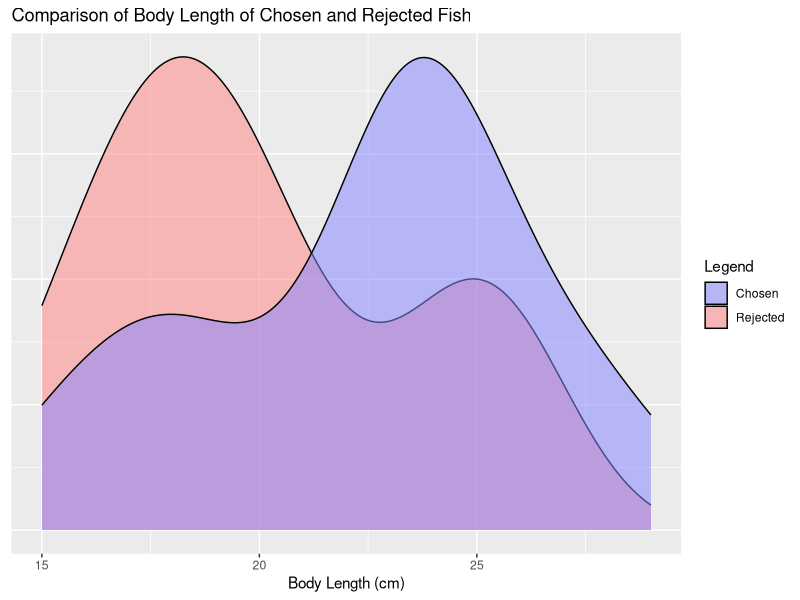
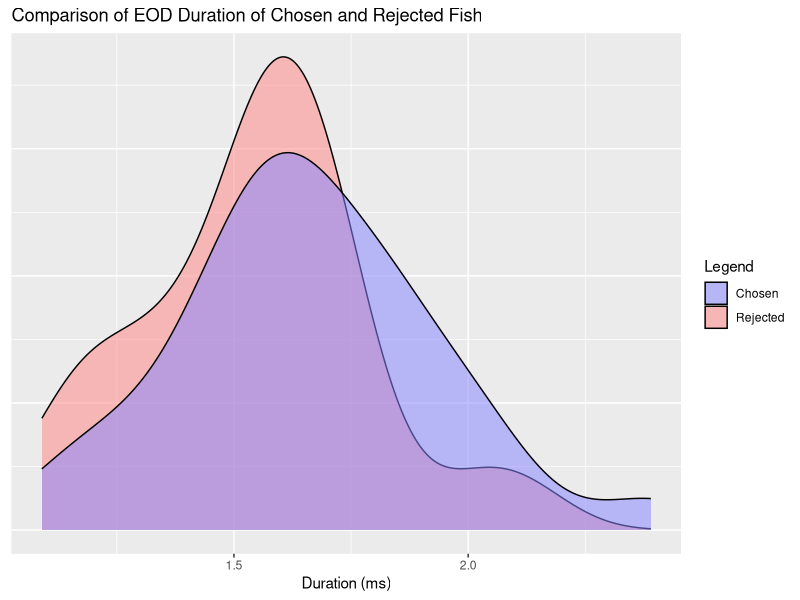
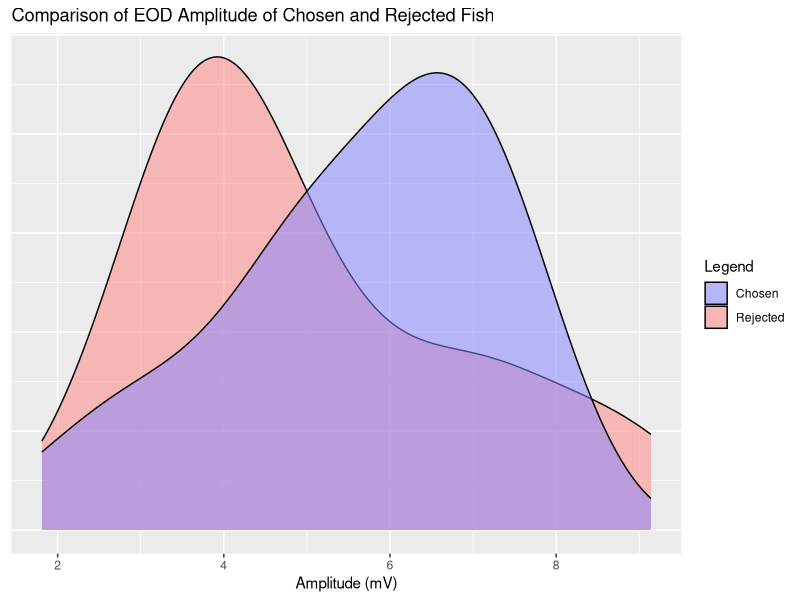
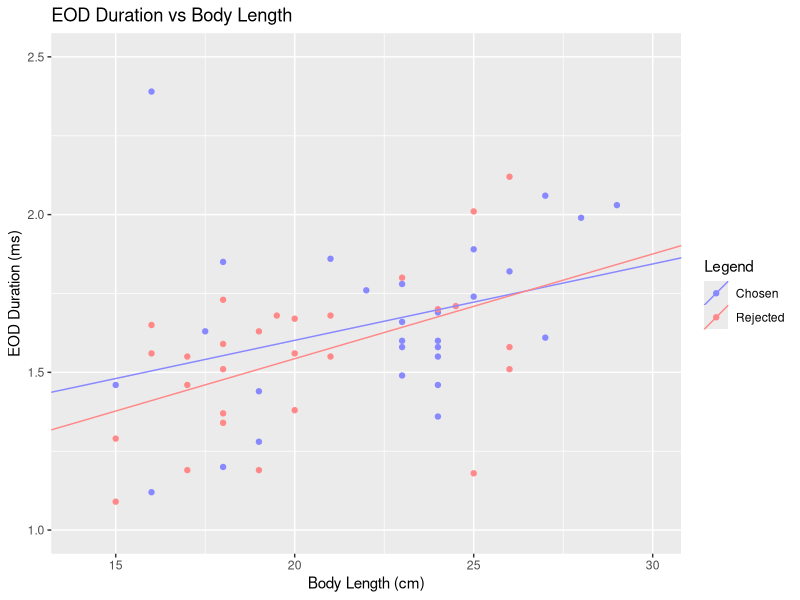
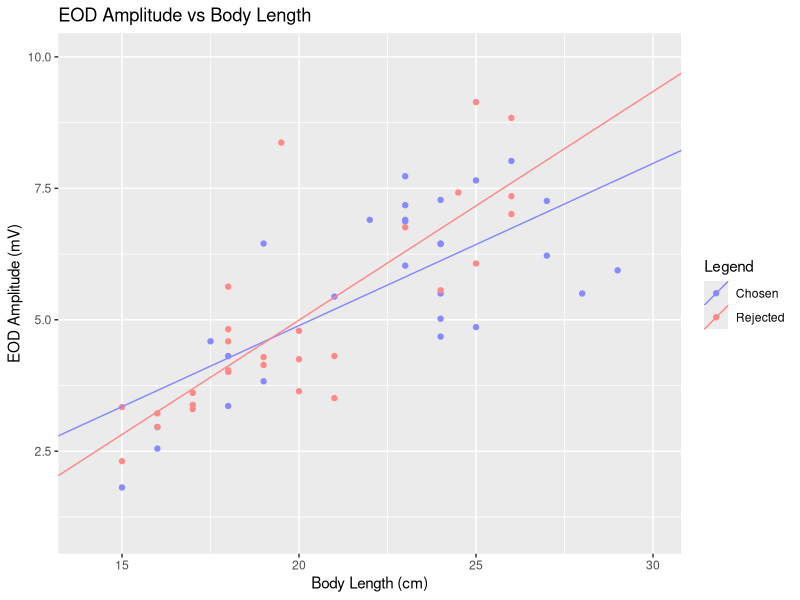
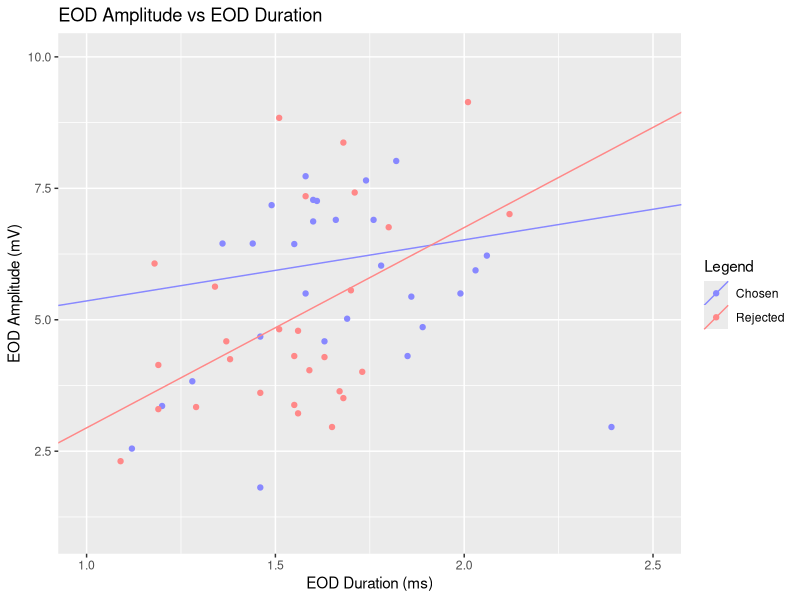

These charts were generated, in order, by the following R code:
## ---- chunk 1
library(ggplot2)
library(GGally)
library(dplyr)

fishdata_raw <- read.csv("./fishdata.csv")

fishdata <- data.frame(fishdata_raw)
colnames(fishdata) <- fishdata[1,]
colnames(fishdata)[1] <- "Trial.Num"
fishdata <- fishdata[-1,]
rownames(fishdata) <- 1:nrow(fishdata)
fishdata <- apply(fishdata, MARGIN = c(1, 2), as.numeric)
fishdata <- data.frame(fishdata)

fishdata_chosen <- fishdata[,c(1:4)]
colnames(fishdata_chosen)[2:4] <- c("BodLen", "Duration", "Amplitude")
fishdata_chosen$Chosen <- rep(factor(1), each = nrow(fishdata_chosen))

fishdata_rejected <- fishdata[,c(1, 5:7)]
colnames(fishdata_rejected)[2:4] <- c("BodLen", "Duration", "Amplitude")
fishdata_rejected$Chosen <- rep(factor(0), each = nrow(fishdata_rejected))

fishdata_split <- rbind(fishdata_chosen, fishdata_rejected)
rownames(fishdata_split) <- 1:nrow(fishdata_split)
## ---- chunk 2
BodLen_comparison_density_plot <- function() {
  return(
    ggplot(fishdata, aes()) +
      geom_density(aes(x = R.BodLen, fill = "Rejected")) +
      geom_density(aes(x = C.BodLen, fill = "Chosen")) +
      scale_fill_manual(values = c("Chosen" = "#8888ff88", "Rejected" = "#ff888888")) +
      labs(
        x = "Body Length (cm)",
        y = "Density",
        fill = "Legend",
        title = "Comparison of Body Length of Chosen and Rejected Fish"
      ) +
      theme(
        axis.ticks.y = element_blank(),
        axis.text.y = element_blank(),
        axis.title.y = element_blank()
      )
  )
}

Duration_comparison_density_plot <- function() {
  return(
    ggplot(fishdata, aes()) +
      geom_density(aes(x = R.Duration, fill = "Rejected")) +
      geom_density(aes(x = C.Duration, fill = "Chosen")) +
      scale_fill_manual(values = c("Chosen" = "#8888ff88", "Rejected" = "#ff888888")) +
      labs(
        x = "Duration (ms)",
        y = "Density",
        fill = "Legend",
        title = "Comparison of EOD Duration of Chosen and Rejected Fish"
      ) +
      theme(
        axis.ticks.y = element_blank(),
        axis.text.y = element_blank(),
        axis.title.y = element_blank()
      )
  )
}

Amplitude_comparison_density_plot <- function() {
  return(
    ggplot(fishdata, aes()) +
      geom_density(aes(x = R.Amplitude, fill = "Rejected")) +
      geom_density(aes(x = C.Amplitude, fill = "Chosen")) +
      scale_fill_manual(values = c("Chosen" = "#8888ff88", "Rejected" = "#ff888888")) +
      labs(
        x = "Amplitude (mV)",
        y = "Density",
        fill = "Legend",
        title = "Comparison of EOD Amplitude of Chosen and Rejected Fish"
      ) +
      theme(
        axis.ticks.y = element_blank(),
        axis.text.y = element_blank(),
        axis.title.y = element_blank()
      )
  )
}
## ---- chunk 3
BodLen_comparison_density_plot()
## ---- chunk 4
Duration_comparison_density_plot()
## ---- chunk 5
Amplitude_comparison_density_plot()
## ---- chunk 6
t.test(fishdata$C.BodLen - fishdata$R.BodLen)
## ---- chunk 7
t.test(fishdata$C.Duration - fishdata$R.Duration)
## ---- chunk 8
t.test(fishdata$C.Amplitude - fishdata$R.Amplitude)
## ---- chunk 9
regres_dvb_c <- lm(
  Duration ~ BodLen,
  data = fishdata_chosen
)

regres_dvb_r <- lm(
  Duration ~ BodLen,
  data = fishdata_rejected
)

summary(regres_dvb_c)
summary(regres_dvb_r)
## ---- chunk 10
ggplot(fishdata_split, aes(BodLen, Duration)) +
  geom_point(aes(color = Chosen)) +
  geom_abline(aes(color = "1", slope = 0.02421, intercept = 1.11736)) +
  geom_abline(aes(color = "0", slope = 0.03319, intercept = 0.87955)) +
  scale_color_manual(
    values = c("1" = "#8888ffff", "0" = "#ff8888ff"),
    labels = c("Chosen", "Rejected")
  ) +
  scale_x_continuous(limits = c(14, 30)) +
  scale_y_continuous(limits = c(1, 2.5)) +
  labs(
    x = "Body Length (cm)",
    y = "EOD Duration (ms)",
    color = "Legend",
    title = "EOD Duration vs Body Length"
  )
## ---- chunk 11
regres_avb_c <- lm(
  Amplitude ~ BodLen,
  data = fishdata_chosen
)

regres_avb_r <- lm(
  Amplitude ~ BodLen,
  data = fishdata_rejected
)

summary(regres_avb_c)
summary(regres_avb_r)
## ---- chunk 12
ggplot(fishdata_split, aes(BodLen, Amplitude)) +
  geom_point(aes(color = Chosen)) +
  geom_abline(aes(color = "1", slope = 0.30844, intercept = -1.27921)) +
  geom_abline(aes(color = "0", slope = 0.43495, intercept = -3.70646)) +
  scale_color_manual(
    values = c("1" = "#8888ffff", "0" = "#ff8888ff"),
    labels = c("Chosen", "Rejected")
  ) +
  scale_x_continuous(limits = c(14, 30)) +
  scale_y_continuous(limits = c(1, 10)) +
  labs(
    x = "Body Length (cm)",
    y = "EOD Amplitude (mV)",
    color = "Legend",
    title = "EOD Amplitude vs Body Length"
  )
## ---- chunk 13
regres_avd_c <- lm(
  Amplitude ~ Duration,
  data = fishdata_chosen
)

regres_avd_r <- lm(
  Amplitude ~ Duration,
  data = fishdata_rejected
)

summary(regres_avd_c)
summary(regres_avd_r)
## ---- chunk 14
ggplot(fishdata_split, aes(Duration, Amplitude)) +
  geom_point(aes(color = Chosen)) +
  geom_abline(aes(color = "1", slope = 1.1621, intercept = 4.1968)) +
  geom_abline(aes(color = "0", slope = 3.8100, intercept = -0.8657)) +
  scale_color_manual(
    values = c("1" = "#8888ffff", "0" = "#ff8888ff"),
    labels = c("Chosen", "Rejected")
  ) +
  scale_x_continuous(limits = c(1, 2.5)) +
  scale_y_continuous(limits = c(1, 10)) +
  labs(
    x = "EOD Duration (ms)",
    y = "EOD Amplitude (mV)",
    color = "Legend",
    title = "EOD Amplitude vs EOD Duration"
  )
